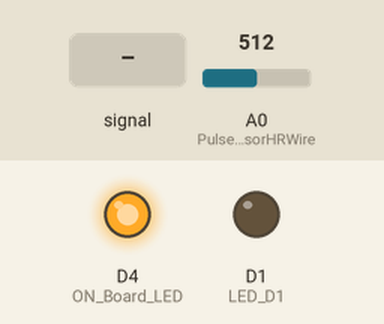
Recording of a sketch running on a simulated ESP8266 (NodeMCU). Parts: output pins drawn as LEDs (lit = HIGH). The inputs (shaded band) are chosen by the test bench; at power-on: A0 (PulseSensorHRWire) = 512. WiFi joins after 1.5 s; servers stay silent unless stated; what the sketch prints to the serial monitor is not drawn.

Above: at 3.2 s.
3.3 s: A0 (PulseSensorHRWire) fed a 200 Hz sine of ±255 counts around its level
At 3.81 s:
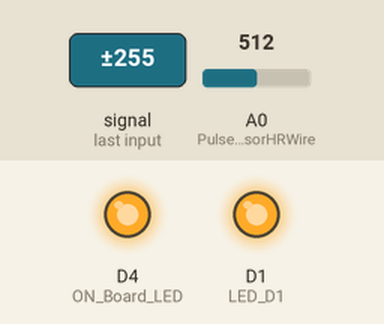
6.3 s: A0 (PulseSensorHRWire) fed a 50 Hz sine of ±306 counts around its level
9.3 s: A0 (PulseSensorHRWire) set to 610
At 10.1 s:
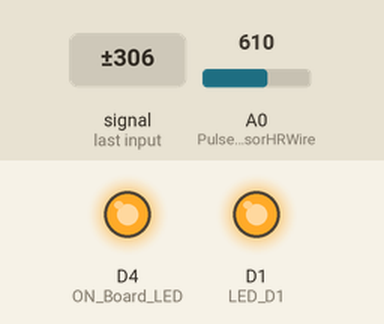
11.5 s: A0 (PulseSensorHRWire) set to 589
At 12.4 s:
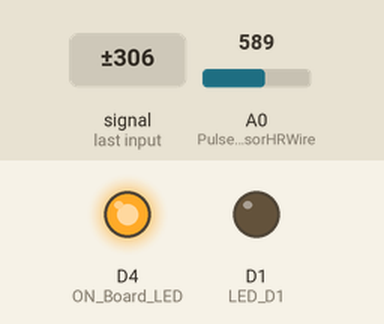
13.0 s: A0 (PulseSensorHRWire) set to 716
At 13.5 s:
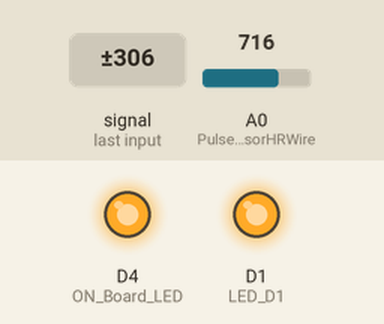
Timing chart, 0 to 15.5 s (numbered marks = the images above; inputs shaded):
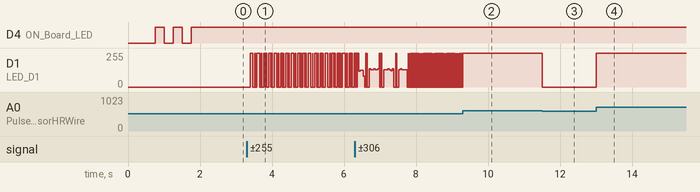

The sketch:

Heart_Rate_Sensor_Station_Mode.ino
```cpp
//===================================================================================Heart Rate Sensor Station Mode
//----------------------------------------Include the NodeMCU ESP8266 Library
//----------------------------------------see here: https://www.youtube.com/watch?v=8jMr94B8iN0 to add NodeMCU ESP8266 library and board
#include <ESP8266WiFi.h>
#include <WiFiClient.h>
#include <ESP8266WebServer.h>
//----------------------------------------

#include "Index.h" //--> Our HTML webpage contents with javascripts

#define ON_Board_LED 2  //--> Defining an On Board LED (GPIO2 = D4), used for indicators when the process of connecting to a wifi router and when there is a client request.

//----------------------------------------SSID and Password of your WiFi router
const char* ssid = "Extreme1";  //--> Your wifi name
const char* password = "Be Extreme"; //--> Your wifi password
//----------------------------------------

ESP8266WebServer server(80);  //--> Server on port 80

unsigned long previousMillisGetHR = 0; //--> will store the last time Millis (to get Heartbeat) was updated.
unsigned long previousMillisHR = 0; //--> will store the last time Millis (to get BPM) was updated.

const long intervalGetHR = 10; //--> Interval for reading heart rate (Heartbeat) = 10ms.
const long intervalHR = 10000; //--> Interval for obtaining the BPM value based on the sample is 10 seconds.

const int PulseSensorHRWire = A0; //--> PulseSensor connected to ANALOG PIN 0 (A0 / ADC 0).
const int LED_D1 = D1; //--> LED to detect when the heart is beating. The LED is connected to PIN D1 (GPIO5) on the NodeMCU ESP12E.
int Threshold = 600; //--> Determine which Signal to "count as a beat" and which to ignore.

int cntHB = 0; //--> Variable for counting the number of heartbeats.
boolean ThresholdStat = true; //--> Variable for triggers in calculating heartbeats.
int BPMval = 0; //--> Variable to hold the result of heartbeats calculation.

//--------------------------------------------------------------------------------void handleRoot()
// This subroutine is executed when NodeMCU ESP12E IP is opened in the browser.
void handleRoot() {
 String s = MAIN_page; //--> Read HTML contents
 server.send(200, "text/html", s); //--> Send web page
}
//--------------------------------------------------------------------------------

//--------------------------------------------------------------------------------void handleHeartRate()
// This subroutine is executed when there is a request from the browser / client.
// This subroutine will send / display the BPM value to the browser.
void handleHeartRate() {
  digitalWrite(ON_Board_LED, LOW); //--> "ON_Board_LED" will be turned on when the request from the browser / client starts.
  String BPMvalSend = String(BPMval);
  server.send(200, "text/plane", BPMvalSend); //--> Sends BPM value to client request / browser.
  digitalWrite(ON_Board_LED, HIGH); //--> Turn off the LED because the client request / browser has been processed.
}
//--------------------------------------------------------------------------------

//--------------------------------------------------------------------------------void GetHeartRate()
// This subroutine is for reading the heart rate and calculating it to get the BPM value.
// To get a BPM value based on a heart rate reading for 10 seconds.
void GetHeartRate() {
  //----------------------------------------Process of reading heart rate.
  unsigned long currentMillisGetHR = millis();

  if (currentMillisGetHR - previousMillisGetHR >= intervalGetHR) {
    previousMillisGetHR = currentMillisGetHR;

    int PulseSensorHRVal = analogRead(PulseSensorHRWire);

    if (PulseSensorHRVal > Threshold && ThresholdStat == true) {
      cntHB++;
      ThresholdStat = false;
      digitalWrite(LED_D1,HIGH);
    }

    if (PulseSensorHRVal < Threshold) {
      ThresholdStat = true;
      digitalWrite(LED_D1,LOW);
    }
  }
  //----------------------------------------

  //----------------------------------------The process for getting the BPM value.
  unsigned long currentMillisHR = millis();

  if (currentMillisHR - previousMillisHR >= intervalHR) {
    previousMillisHR = currentMillisHR;

    BPMval = cntHB * 6; //--> The taken heart rate is for 10 seconds. So to get the BPM value, the total heart rate in 10 seconds x 6.
    Serial.print("BPM : ");
    Serial.println(BPMval);

    cntHB = 0;
  }
  //----------------------------------------
}
//--------------------------------------------------------------------------------

//--------------------------------------------------------------------------------void setup()
void setup() {
  // put your setup code here, to run once:
  Serial.begin(115200);
  delay(500);

  pinMode(ON_Board_LED,OUTPUT); //--> On Board LED port Direction output
  digitalWrite(ON_Board_LED, HIGH); //--> Turn off Led On Board

  pinMode(LED_D1,OUTPUT); //--> Set LED_3 PIN as Output.

  WiFi.mode(WIFI_STA);
  WiFi.begin(ssid, password); //--> Connect to your WiFi router
  Serial.println("");

  //----------------------------------------Wait for connection
  Serial.print("Connecting");
  while (WiFi.status() != WL_CONNECTED) {
    Serial.print(".");
    //----------------------------------------Make the On Board Flashing LED on the process of connecting to the wifi router.
    digitalWrite(ON_Board_LED, LOW);
    delay(250);
    digitalWrite(ON_Board_LED, HIGH);
    delay(250);
    //----------------------------------------
  }
  //----------------------------------------
  digitalWrite(ON_Board_LED, HIGH); //--> Turn off the On Board LED when it is connected to the wifi router.
  //----------------------------------------If successfully connected to the wifi router, the IP Address that will be visited is displayed in the serial monitor
  Serial.println("");
  Serial.print("Successfully connected to : ");
  Serial.println(ssid);
  Serial.print("IP address: ");
  Serial.println(WiFi.localIP());
  Serial.println();
  //----------------------------------------

  server.on("/", handleRoot); //--> Which routine to handle at root location. This is display page
  server.on("/getHeartRate", handleHeartRate); //--> This page is called in the javascript code in the Index.h file

  server.begin(); //--> Start server
  Serial.println("HTTP server started");

  Serial.println();
  Serial.println("Please wait 10 seconds to get the BPM Value");
}
//--------------------------------------------------------------------------------

//--------------------------------------------------------------------------------void loop()
void loop() {
  // put your main code here, to run repeatedly:
  server.handleClient(); //--> Handle client requests
  GetHeartRate(); //--> Calling the GetHeartRate() subroutine
}
//--------------------------------------------------------------------------------
//===================================================================================
```

Source omitted: Index.h (12281 bytes)

Measured:
- the behaviour switches between 600 and 599 on A0 (PulseSensorHRWire) (found by bisection; images 2 and 3)
- after the input at 3.3 s, D1 (LED_D1): 0/255 → 255/255 after 0.10 s, then moves between 0/255 and 255/255, repeating every 0.47 s
- after the input at 9.3 s, D1 (LED_D1): goes on until 9.3 s, then stays 255/255
- after the input at 11.5 s, D1 (LED_D1): 255/255 → 0/255 at once
- after the input at 13.0 s, D1 (LED_D1): 0/255 → 255/255 at once
